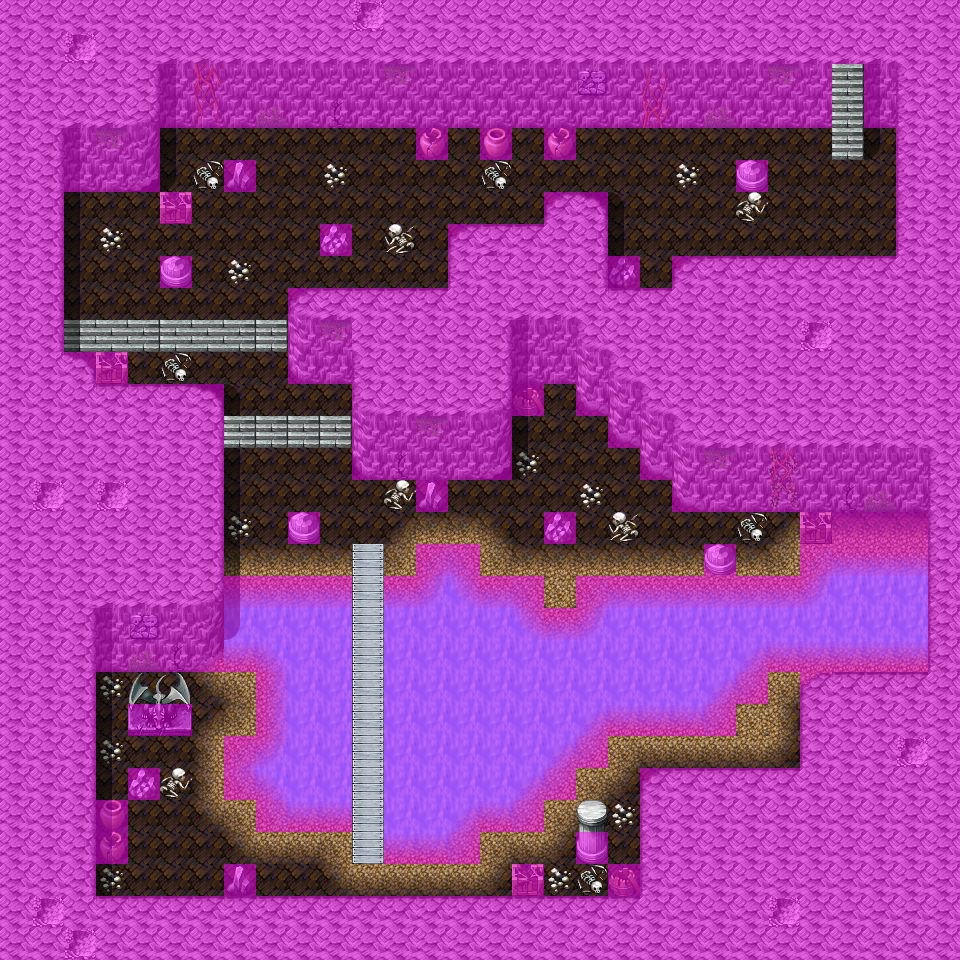

This is a level from a 2D game, rendered from its Tiled map with the project's own tilesets. A one-line summary and the map file follow, with tile-layer data summarised:
An orthogonal 30x30 tile map with 32x32 px tiles, 4 tile layers (Ground, Objects, Above, Walkable), 16 tilesets and 10 objects (8x spawn, mapchange, script).

<map version="1.0" orientation="orthogonal" width="30" height="30" tilewidth="32" tileheight="32">
    <properties>
        <property name="colorfilter" value="black60" />
    </properties>
    <tileset firstgid="1" name="map_3" tilewidth="32" tileheight="32">
        <image source="../drawable/map_3.png" width="256" height="256" />
    </tileset>
    <tileset firstgid="65" name="map_5" tilewidth="32" tileheight="32">
        <image source="../drawable/map_5.png" width="256" height="256" />
    </tileset>
    <tileset firstgid="129" name="map_0" tilewidth="32" tileheight="32">
        <image source="../drawable/map_0.png" width="256" height="256" />
    </tileset>
    <tileset firstgid="193" name="map_1" tilewidth="32" tileheight="32">
        <image source="../drawable/map_1.png" width="256" height="256" />
    </tileset>
    <tileset firstgid="257" name="map_4" tilewidth="32" tileheight="32">
        <image source="../drawable/map_4.png" width="256" height="256" />
    </tileset>
    <tileset firstgid="321" name="map_43" tilewidth="32" tileheight="32">
        <image source="../drawable/map_43.png" width="256" height="256" />
    </tileset>
    <tileset firstgid="385" name="map_46" tilewidth="32" tileheight="32">
        <image source="../drawable/map_46.png" width="256" height="256" />
    </tileset>
    <tileset firstgid="449" name="map_9" tilewidth="32" tileheight="32">
        <image source="../drawable/map_9.png" width="256" height="256" />
    </tileset>
    <tileset firstgid="513" name="map_14" tilewidth="32" tileheight="32">
        <image source="../drawable/map_14.png" width="256" height="256" />
    </tileset>
    <tileset firstgid="577" name="map_29" tilewidth="32" tileheight="32">
        <image source="../drawable/map_29.png" width="256" height="256" />
    </tileset>
    <tileset firstgid="641" name="map_2" tilewidth="32" tileheight="32">
        <image source="../drawable/map_2.png" width="256" height="256" />
    </tileset>
    <tileset firstgid="705" name="map_28" tilewidth="32" tileheight="32">
        <image source="../drawable/map_28.png" width="256" height="256" />
    </tileset>
    <tileset firstgid="769" name="map_6" tilewidth="32" tileheight="32">
        <image source="../drawable/map_6.png" width="256" height="256" />
    </tileset>
    <tileset firstgid="833" name="map_7" tilewidth="32" tileheight="32">
        <image source="../drawable/map_7.png" width="256" height="256" />
    </tileset>
    <tileset firstgid="897" name="map_10" tilewidth="32" tileheight="32">
        <image source="../drawable/map_10.png" width="256" height="256" />
    </tileset>
    <tileset firstgid="961" name="map_34" tilewidth="32" tileheight="32">
        <image source="../drawable/map_34.png" width="256" height="256" />
    </tileset>
    <layer name="Ground" width="30" height="30">
        <data>[900 cells, 900 non-empty, 7 distinct tile ids]</data>
    </layer>
    <layer name="Objects" width="30" height="30">
        <data>[900 cells, 562 non-empty, 50 distinct tile ids]</data>
    </layer>
    <layer name="Above" width="30" height="30">
        <data>[900 cells, 80 non-empty, 22 distinct tile ids]</data>
    </layer>
    <layer name="Walkable" width="30" height="30">
        <data>[900 cells, 651 non-empty, 1 distinct tile ids]</data>
    </layer>
    <objectgroup name="Mapevents">
        <object name="north" type="mapchange" x="832" y="64" width="32" height="32">
            <properties>
                <property name="map" value="waterwayacave3" />
                <property name="place" value="south" />
            </properties>
        </object>
    </objectgroup>
    <objectgroup name="Spawn">
        <object name="tesrekan" type="spawn" x="128" y="736" width="64" height="160">
            <properties>
                <property name="spawngroup" value="tesrekan" />
            </properties>
        </object>
        <object name="waterwaycavebeast" type="spawn" x="160" y="128" width="256" height="224">
            <properties>
                <property name="quantity" value="4" />
                <property name="spawngroup" value="waterwaycavebeast" />
            </properties>
        </object>
        <object name="waterwaycavebeast_2" type="spawn" x="512" y="416" width="224" height="160">
            <properties>
                <property name="quantity" value="3" />
                <property name="spawngroup" value="waterwaycavebeast" />
            </properties>
        </object>
        <object name="waterwaycaverockmonster" type="spawn" x="192" y="128" width="704" height="128">
            <properties>
                <property name="quantity" value="5" />
                <property name="spawngroup" value="waterwaycaverockmonster" />
            </properties>
        </object>
        <object name="waterwaycaverockmonster_2" type="spawn" x="64" y="192" width="512" height="384">
            <properties>
                <property name="quantity" value="6" />
                <property name="spawngroup" value="waterwaycaverockmonster" />
            </properties>
        </object>
        <object name="revanant_2" type="spawn" x="352" y="576" width="32" height="256">
            <properties>
                <property name="quantity" value="4" />
                <property name="spawngroup" value="revenant" />
            </properties>
        </object>
        <object name="revenant_3" type="spawn" x="384" y="672" width="416" height="224">
            <properties>
                <property name="quantity" value="3" />
                <property name="spawngroup" value="revenant" />
            </properties>
        </object>
        <object name="revenant_1" type="spawn" x="64" y="64" width="736" height="512">
            <properties>
                <property name="quantity" value="8" />
                <property name="spawngroup" value="revenant" />
            </properties>
        </object>
    </objectgroup>
    <objectgroup name="Keys">
        <object name="waterwayacavekillboss_10" type="script" x="224" y="800" width="160" height="96">
            <properties>
                <property name="when" value="enter" />
            </properties>
        </object>
    </objectgroup>
    <objectgroup name="Replace" />
</map>
